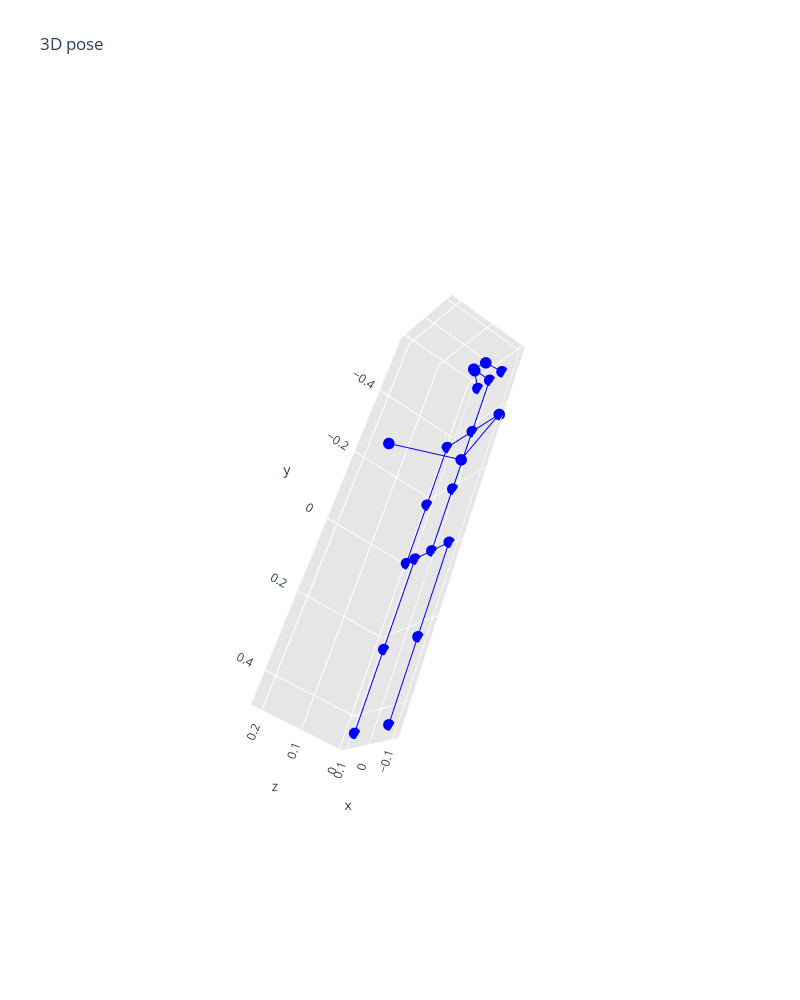

This figure's notebook cell:
### Code cell
go.Figure(vs.plot([pose3d.move_member(base_3d_pose, angles_dic, members[3],\
                                      math.pi/10,math.pi/2+math.pi/10,math.pi/2,math.pi/2-math.pi/6)[0]]))

### Figure 1 — Plotly figure (JSON) as saved in the notebook; plotly's stock layout.template omitted (floating-point values rounded to 4 significant figures)
{"data": [{"line": {"color": "#0000FA", "width": 2}, "marker": {"color": "#0000FA", "size": 4}, "type": "scatter3d", "x": [0, 0], "y": [-0.5307, -0.5307], "z": [0.05337, 0]}, {"line": {"color": "#0000FA", "width": 2}, "marker": {"color": "#0000FA", "size": 4}, "type": "scatter3d", "x": [0, -0.02482], "y": [-0.5307, -0.5499], "z": [0.05337, 0.0382]}, {"line": {"color": "#0000FA", "width": 2}, "marker": {"color": "#0000FA", "size": 4}, "type": "scatter3d", "x": [0, 0.02482], "y": [-0.5307, -0.5499], "z": [0.05337, 0.0382]}, {"line": {"color": "#0000FA", "width": 2}, "marker": {"color": "#0000FA", "size": 4}, "type": "scatter3d", "x": [-0.02482, -0.05371], "y": [-0.5499, -0.5307], "z": [0.0382, 0]}, {"line": {"color": "#0000FA", "width": 2}, "marker": {"color": "#0000FA", "size": 4}, "type": "scatter3d", "x": [0.02482, 0.05371], "y": [-0.5499, -0.5307], "z": [0.0382, 0]}, {"line": {"color": "#0000FA", "width": 2}, "marker": {"color": "#0000FA", "size": 4}, "type": "scatter3d", "x": [0, 0], "y": [-0.5307, -0.3587], "z": [0, 0]}, {"line": {"color": "#0000FA", "width": 2}, "marker": {"color": "#0000FA", "size": 4}, "type": "scatter3d", "x": [0, -0.1142], "y": [-0.3587, -0.3587], "z": [0, 0]}, {"line": {"color": "#0000FA", "width": 2}, "marker": {"color": "#0000FA", "size": 4}, "type": "scatter3d", "x": [-0.1142, -0.1142], "y": [-0.3587, -0.1829], "z": [0, 0.05713]}, {"line": {"color": "#0000FA", "width": 2}, "marker": {"color": "#0000FA", "size": 4}, "type": "scatter3d", "x": [-0.1142, -0.06759], "y": [-0.1829, -0.1443], "z": [0.05713, 0.2206]}, {"line": {"color": "#0000FA", "width": 2}, "marker": {"color": "#0000FA", "size": 4}, "type": "scatter3d", "x": [0, 0.1142], "y": [-0.3587, -0.3587], "z": [0, 0]}, {"line": {"color": "#0000FA", "width": 2}, "marker": {"color": "#0000FA", "size": 4}, "type": "scatter3d", "x": [0.1142, 0.1142], "y": [-0.3587, -0.1738], "z": [0, 0]}, {"line": {"color": "#0000FA", "width": 2}, "marker": {"color": "#0000FA", "size": 4}, "type": "scatter3d", "x": [0.1142, 0.1142], "y": [-0.1738, 0.0005172], "z": [0, 0]}, {"line": {"color": "#0000FA", "width": 2}, "marker": {"color": "#0000FA", "size": 4}, "type": "scatter3d", "x": [0, 0], "y": [-0.3587, -0.1793], "z": [0, 0]}, {"line": {"color": "#0000FA", "width": 2}, "marker": {"color": "#0000FA", "size": 4}, "type": "scatter3d", "x": [0, 0], "y": [-0.1793, 0], "z": [0, 0]}, {"line": {"color": "#0000FA", "width": 2}, "marker": {"color": "#0000FA", "size": 4}, "type": "scatter3d", "x": [0, -0.07383], "y": [0, 0], "z": [0, 0]}, {"line": {"color": "#0000FA", "width": 2}, "marker": {"color": "#0000FA", "size": 4}, "type": "scatter3d", "x": [-0.07383, -0.07383], "y": [0, 0.2447], "z": [0, 0]}, {"line": {"color": "#0000FA", "width": 2}, "marker": {"color": "#0000FA", "size": 4}, "type": "scatter3d", "x": [-0.07383, -0.07383], "y": [0.2447, 0.4501], "z": [0, 0]}, {"line": {"color": "#0000FA", "width": 2}, "marker": {"color": "#0000FA", "size": 4}, "type": "scatter3d", "x": [0, 0.07383], "y": [0, 0], "z": [0, 0]}, {"line": {"color": "#0000FA", "width": 2}, "marker": {"color": "#0000FA", "size": 4}, "type": "scatter3d", "x": [0.07383, 0.07383], "y": [0, 0.2447], "z": [0, 0]}, {"line": {"color": "#0000FA", "width": 2}, "marker": {"color": "#0000FA", "size": 4}, "type": "scatter3d", "x": [0.07383, 0.07383], "y": [0.2447, 0.4501], "z": [0, 0]}], "layout": {"autosize": true, "height": 1000, "scene": {"aspectmode": "manual", "aspectratio": {"x": 0.2285, "y": 1, "z": 0.2206}, "camera": {"eye": {"x": -1.743, "y": 1.071, "z": 0.71}, "up": {"x": 0, "y": 0, "z": 0}}, "xaxis": {"backgroundcolor": "rgb(230, 230,230)", "gridcolor": "rgb(255, 255, 255)", "showbackground": true, "zerolinecolor": "rgb(255, 255, 255)"}, "yaxis": {"backgroundcolor": "rgb(230, 230,230)", "gridcolor": "rgb(255, 255, 255)", "showbackground": true, "zerolinecolor": "rgb(255, 255, 255)"}, "zaxis": {"backgroundcolor": "rgb(230, 230,230)", "gridcolor": "rgb(255, 255, 255)", "showbackground": true, "zerolinecolor": "rgb(255, 255, 255)"}}, "showlegend": false, "title": {"text": "3D pose"}, "width": 800}}
